Frame 1 (no input): blank canvas, image omitted
Frame 60 (the mouse pressed at the canvas centre just before this capture): blank canvas, image omitted
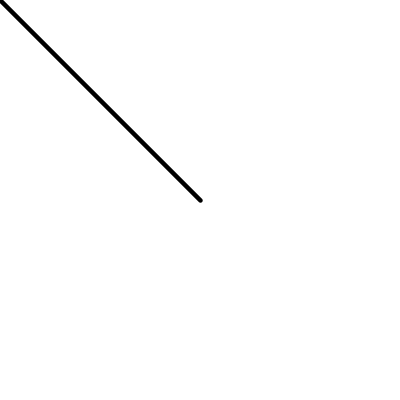
Frame 120 (the mouse held since frame 60 and released just before this capture)

The Processing sketch whose frames 1 and 60 were blank and that drew this single picture after the mouse press (run headless with seeded random() and noise(); from frame 60 on, the mouse is pressed at the canvas centre):

// Processing sketch: simple_event_detection_example
// ── simple_event_detection_example.pde
/**
 * Simple event detection example
 * - caligraphic drawing with Processing
 * By Ira Greenberg <br />
 * The Essential Guide to Processing for Flash Developers,
 * Friends of ED, 2009
 */

boolean isDrawable = false;
void setup(){
  size(400, 400);
  background(255);
  smooth();
}

// need to include draw() for event detection
void draw(){
  // stroke weight based on angle of drawing
  float wt = abs(degrees(atan2((mouseX-pmouseX), (mouseY-pmouseY)))*.1);
  strokeWeight(wt);
  if (isDrawable){
    line(pmouseX, pmouseY, mouseX, mouseY);
  }
}

void mousePressed(){
  isDrawable = true;
}
void mouseReleased(){
  isDrawable = false;
}
